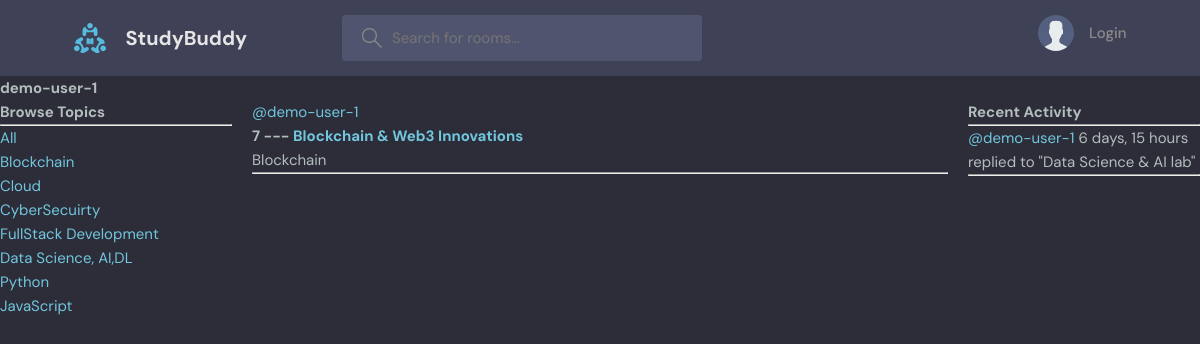
/user-profile/3/, run on the app's committed database.
### base/models.py (models this page shows, shortened)
class Topic(models.Model):
    name=models.CharField(max_length=200)

class Room(models.Model):
    host=models.ForeignKey(User,on_delete=models.SET_NULL,null=True)
    topic=models.ForeignKey(Topic,on_delete=models.SET_NULL,null=True)
    name=models.CharField(max_length=200)
    description=models.TextField(null=True,blank=True)
    participants=models.ManyToManyField(User,related_name='participants',blank=True)
    updated=models.DateTimeField(auto_now=True)
    created=models.DateTimeField(auto_now_add=True)
    class Meta:
        ordering=['-updated','-created']
    def __str__(self):
        return self.name

class Message(models.Model):
    user=models.ForeignKey(User,on_delete=models.CASCADE)
    room=models.ForeignKey(Room,on_delete=models.CASCADE)
    body = models.TextField(null=True, blank=True)
    updated=models.DateTimeField(auto_now=True)
    created=models.DateTimeField(auto_now_add=True)
    class Meta:
        ordering=['-updated','-created']

### base/views.py (the view)
# urls.py: path('user-profile/<str:pk>/', views.userProfile, name='user-profile'),
def userProfile(request,pk):
    user=User.objects.get(id=pk)
    rooms=user.room_set.all()
    room_messages=user.message_set.all()
    topics=Topic.objects.all()
    context={'user':user,'rooms':rooms,'room_messages':room_messages,'topics':topics}
    return render(request,'base/profile.html',context)

### base/templates/base/profile.html (shortened to what this page needs)
{% extends 'main.html' %}
{% block content %}
<h1>{{user.username}}</h1>
<div class="profile-container">
    <div>
        {% include 'base/topic_components.html' %}
    </div>
    <div>
        {% include 'base/feed_component.html' %}
    </div>
    <div>
        {% include 'base/activity_component.html' %}
    </div>
</div>
{% endblock content %}

### base/templates/base/topic_components.html
<h3>Browse Topics</h3>
        <hr>
        <div>
            <a href="{% url 'home' %}">All</a>
        </div>
        {% for topic in topics %}
        <div>
            <a href="{% url 'home' %}?q={{ topic.name }}">{{ topic.name }}</a>
        </div>
        {% endfor %}

### base/templates/base/feed_component.html (shortened to what this page needs)
<div>
    {% for room in rooms %}
    <div>
        {% if room.host %}
        <a href="{% url 'user-profile' room.host.id %}">@{{ room.host.username }}</a>
        {% else %}
            <span>Unknown Host</span>
        {% endif %}
        <h5>{{ room.id }} --- <a href="{% url 'room' room.id %}">{{ room.name }}</a></h5>
        <small>{{ room.topic.name }}</small>
        <hr>
    </div>
    {% endfor %}
</div>

### base/templates/base/activity_component.html (shortened to what this page needs)
<h3>Recent Activity</h3>
<hr>
{% for message in room_messages %}
<div>
    <small>
        <a href="{% url 'user-profile' message.user.id %}">@{{ message.user }}</a>
        {{ message.created|timesince }}
    </small>
    <small>replied to "{{ message.room }}"</small>
    <hr>
</div>
{% endfor %}

### static/styles/main.css (style rules this page uses)
:root { --color-main: #71c6dd; --color-main-light: #e1f6fb; --color-dark: #3f4156; --color-dark-medium: #51546e; --color-dark-light: #696d97; --color-light: #e5e5e5; --color-gray: #8b8b8b; --color-light-gray: #b2bdbd; --color-bg: #2d2d39; --color-success: #5dd693; --color-error: #fc4b0b; }
* { font-family: "DM Sans", -apple-system, BlinkMacSystemFont, "Segoe UI", Roboto, Oxygen, Ubuntu, Cantarell, "Open Sans", "Helvetica Neue", sans-serif; margin: 0; padding: 0; box-sizing: border-box; text-rendering: optimizeLegibility; font-size: inherit; }
html { font-size: 56.25%; }
@media only screen and (min-width: 1200px) { html { font-size: 62.5%; } }
body { line-height: 1.6; font-weight: 400; font-size: 1.5rem; color: var(--color-light-gray); background-color: var(--color-bg); min-height: 100vh; }
a { display: inline-block; color: var(--color-main); text-decoration: none; }

### base/templates/base/profile.html (style rules this page uses)
.profile-container { display: grid; grid-template-columns: 1fr 3fr 1fr; gap: 20px; }

### data on the page
Topic: name "Blockchain"
Topic: name "Cloud"
Topic: name "CyberSecuirty"
Topic: name "FullStack Development"
Topic: name "Data Science, AI,DL"
Topic: name "Python"
Topic: name "JavaScript"
Room: host.username "demo-user-1", id "7", name "Blockchain & Web3 Innovations", topic.name "Blockchain"
Message: user "demo-user-1", created "6 days, 15 hours", room "Data Science & AI lab"

### other printed values
{{ user.username }} "demo-user-1"
